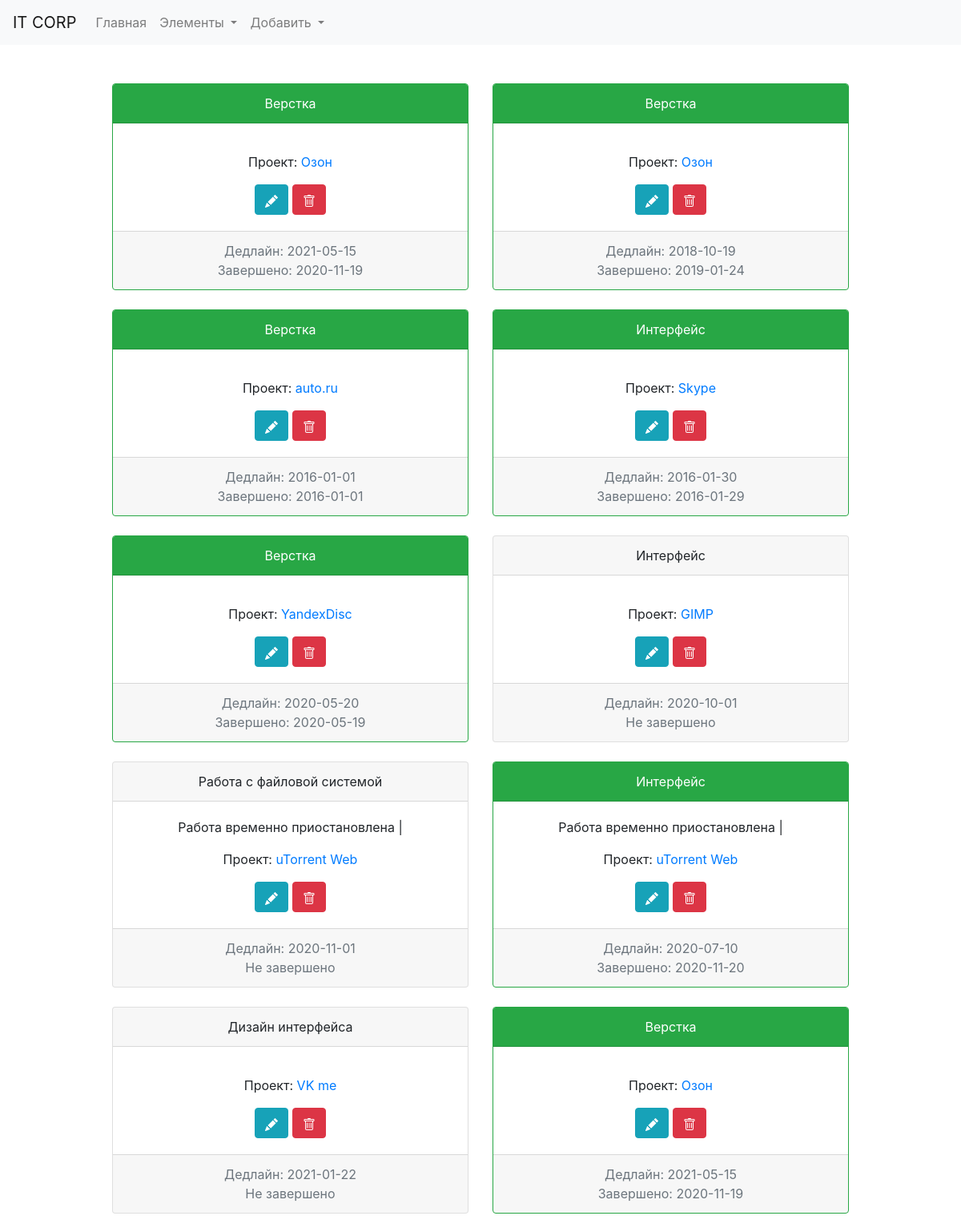
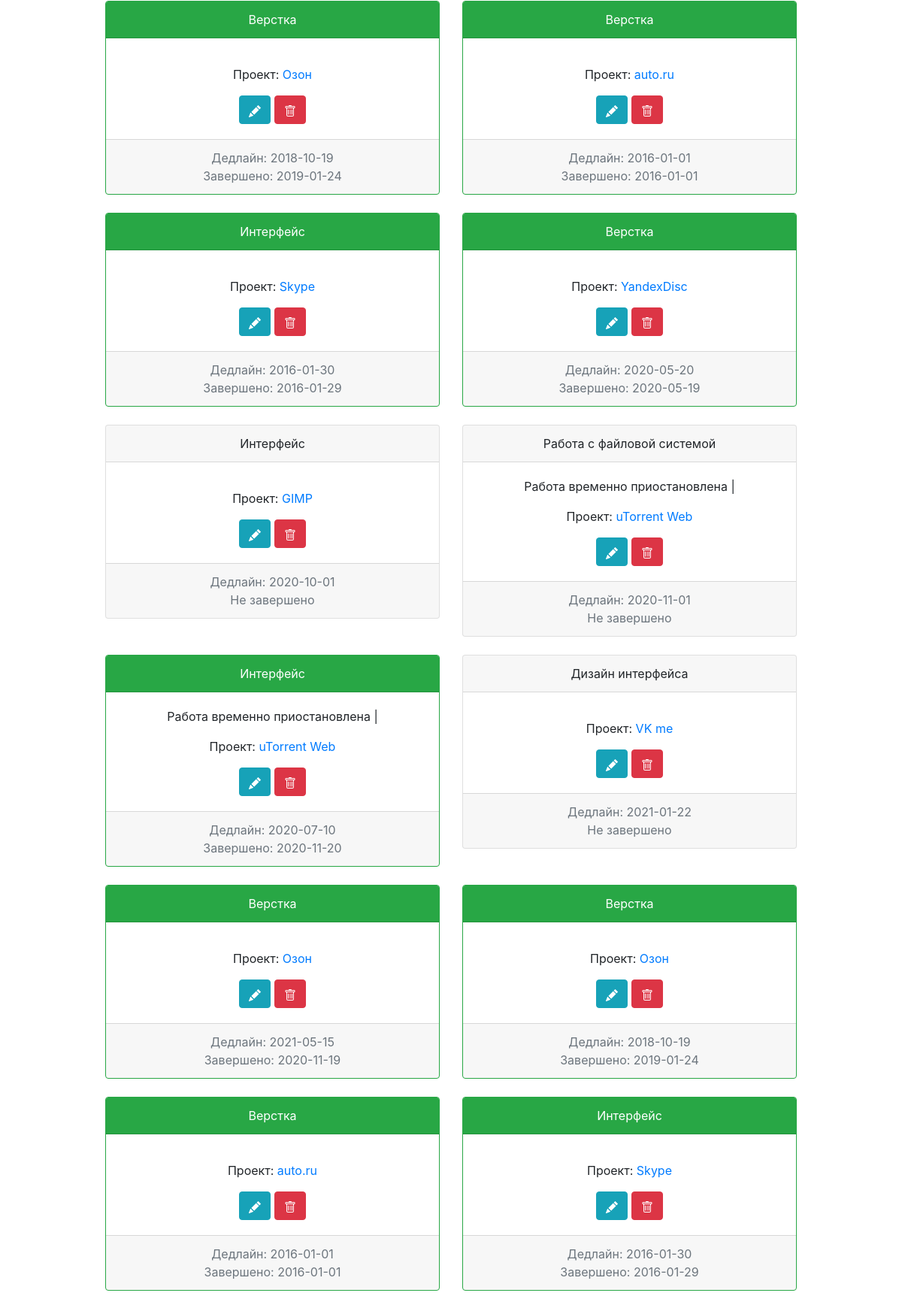
The page /tasks (upper part) on the database its author committed (2 pictures, top to bottom).
### tables this page shows
CREATE TABLE `tasks` (
  `id` int(10) UNSIGNED NOT NULL,
  `plan_finish_date` date NOT NULL,
  `real_finish_date` date DEFAULT NULL,
  `name` varchar(45) DEFAULT NULL,
  `description` text NOT NULL,
  `project_id` int(10) UNSIGNED NOT NULL
);

CREATE TABLE `projects` (
  `id` int(10) UNSIGNED NOT NULL,
  `is_by_order` tinyint(1) NOT NULL,
  `name` varchar(45) NOT NULL,
  `planned_release_date` date NOT NULL,
  `real_release_date` date DEFAULT NULL,
  `version` varchar(20) NOT NULL,
  `orders_id` int(10) UNSIGNED DEFAULT NULL,
  `categories_id` int(10) UNSIGNED NOT NULL
);

### repository/TaskRepository.php (called while the page is built, shortened)
<?php
class TaskRepository implements TaskRepositoryInterface
{
    private DB $db;
    function __construct(DB $db){
        $this->db = $db;
    }
    public function findAll(): array
    {
        $resArr = array();
        $res = $this->db->readQuery("SELECT * FROM tasks");
        foreach ($res as $row) {
            array_push($resArr,$this->fromStringArray($row));
        }
        return $resArr;
    }
    public function fromStringArray(array $res) : Task
    {
        return new Task(
            intval($res["id"]),
            new DateTime($res["plan_finish_date"]),
            is_null($res["real_finish_date"]) ? null : new DateTime($res["real_finish_date"]),
            $res["name"],
            $res["description"],
            intval($res["project_id"]),
        );
    }
}

### repository/DB.php (called while the page is built, shortened)
<?php
class DB{
  private mysqli $mysqli;
  function __construct(){
      $this->mysqli = new mysqli(
      DB_SETTINGS['host'],
      DB_SETTINGS['user'],
      DB_SETTINGS['pass'],
      DB_SETTINGS['db']);
      $this->mysqli->query("set names utf8;");
      $this->mysqli->set_charset("utf-8");
  }
  public function readQuery(string $query,?string $types = null,...$params) : array{
    $stmt = $this->mysqli->prepare($query);
    if(!is_null($types))$stmt->bind_param($types,...$params);
    $stmt->execute();
    return $stmt->get_result()->fetch_all(MYSQLI_ASSOC);
  }
}
?>

### model/Task.php (called while the page is built, shortened)
<?php
class Task
{
    private ?int $id;
    private DateTime $planFinishDate;
    private ?DateTime $realFinishDate;
    private string $name;
    private ?string $description;
    private int $projectId;
    public function __construct(?int $id,
                                DateTime $planFinishDate,
                                ?DateTime $realFinishDate,
                                string $name,
                                ?string $description,
                                int $projectId)
    {
        $this->id = $id;
        $this->planFinishDate = $planFinishDate;
        $this->realFinishDate = $realFinishDate;
        $this->name = $name;
        $this->description = $description;
        $this->projectId = $projectId;
    }
    public function getId(): ?int
    {
        return $this->id;
    }
    public function getPlanFinishDate(): DateTime
    {
        return $this->planFinishDate;
    }
    public function getRealFinishDate(): ?DateTime
    {
        return $this->realFinishDate;
    }
    public function getName(): string
    {
        return $this->name;
    }
    public function getDescription(): ?string
    {
        return $this->description;
    }
    public function getProjectId(): int
    {
        return $this->projectId;
    }
}

### repository/ProjectRepository.php (called while the page is built, shortened)
<?php
class ProjectRepository implements ProjectRepositoryInterface{
  private DB $db;
  function __construct(DB $db){
    $this->db = $db;
  }
  public function findById(int $id) : ?Project{
    $res = $this->db->readQuery("SELECT * FROM projects WHERE id = ?;","i", $id);
    return $this->fromStringArray($res[0]);
  }
  public function fromStringArray(array $res) : Project{
    return new Project(
      intval($res["id"]),
      boolval($res["is_by_order"]),
      $res["name"],
      is_null($res["planned_release_date"]) ? null : new DateTime($res["planned_release_date"]),
      is_null($res["real_release_date"]) ? null : new DateTime($res["real_release_date"]),
      $res["version"],
      intval($res["orders_id"]),
      intval($res["categories_id"])
    );
  }
}
?>

### model/Project.php (called while the page is built, shortened)
<?php
class Project{
  private string $name;
  public function getName() : string {return $this->name;}
  function __construct(?int $id,
  bool $isByOrder,
  string $name,
  DateTime $plannedReleaseDate,
  ?DateTime $realReleaseDate,
  string $version,
  ?int $ordersId,
  int $categoriesId
){
  $this->name = $name;
  }
}
?>

### view/TasksView.php (the view, shortened to what this page needs)
<?php
class TasksView implements ViewInterface
{
    private TaskRepositoryInterface $rep;
    private ProjectRepositoryInterface $projectRep;
    public function __construct(TaskRepositoryInterface $rep,ProjectRepositoryInterface $projectRep)
    {
        $this->rep = $rep;
        $this->projectRep = $projectRep;
    }
    public function render(): void
    {
        $tasks = $this->rep->findAll();
        foreach ($tasks as $i=>$task){
            if($i % 2 == 0)echo '<div class="row justify-content-center">';
            ?>
            <div class="col-md-5">
                <div class="card text-center <?php if(!is_null($task->getRealFinishDate()))echo "border-success "; ?>">
                    <div class="card-header <?php if(!is_null($task->getRealFinishDate()))echo "bg-success text-white"; ?>">
                        <?=$task->getName(); ?>
                    </div>
                    <div class="card-body">
                        <p class="card-text"><?=$task->getDescription(); ?></p>
                        <p class="card-text">Проект: <a href="/db_app/projects/edit/<?=$task->getProjectId()?>" ><?=$this->projectRep->findById($task->getProjectId())->getName() ?></a></p>
                        <a href="/db_app/tasks/edit/<?=$task->getId(); ?>" class="btn btn-info"></a>
                        <a href="/db_app/tasks/remove/<?=$task->getId()?>" class="btn btn-danger"></a>
                    </div>
                    <div class="card-footer text-muted">
                        Дедлайн: <?=$task->getPlanFinishDate()->format("Y-m-d"); ?><br>
                        <?php
                        if(!is_null($task->getRealFinishDate())){
                            echo "Завершено: ".$task->getRealFinishDate()->format("Y-m-d");
                        }else{
                            echo "Не завершено";
                        }
                        ?>
                    </div>
                </div>
            </div>
            <?php
            if($i % 2 == 1 )echo '</div><br>';
        }
    }
}

### assets/style.css (style rules this page uses)
body { overflow-x:hidden; }

### rows shown on the page
tasks: name "Верстка", project.name "Озон", format "2021-05-15", format "2020-11-19"
tasks: name "Верстка", project.categories_id "Озон", format "2018-10-19", format "2019-01-24"
tasks: name "Верстка", project.categories_id "auto.ru", format "2016-01-01"
tasks: name "Интерфейс", project.categories_id "Skype", format "2016-01-30", format "2016-01-29"
tasks: name "Верстка", project.categories_id "YandexDisc", format "2020-05-20", format "2020-05-19"
tasks: name "Интерфейс", project.categories_id "GIMP", format "2020-10-01", shows "Не завершено"
tasks: name "Работа с файловой системой", description "Работа временно приостановлена |", project.categories_id "uTorrent Web", format "2020-11-01", shows "Не завершено"
tasks: name "Интерфейс", description "Работа временно приостановлена |", project.categories_id "uTorrent Web", format "2020-07-10", format "2020-11-20"
tasks: name "Дизайн интерфейса", project.categories_id "VK me", format "2021-01-22", shows "Не завершено"
tasks: name "Верстка", project.categories_id "Озон", format "2021-05-15", format "2020-11-19"
tasks: name "Верстка", project.categories_id "Озон", format "2018-10-19", format "2019-01-24"
tasks: name "Верстка", project.categories_id "auto.ru", format "2016-01-01"
tasks: name "Интерфейс", project.categories_id "Skype", format "2016-01-30", format "2016-01-29"
tasks: name "Верстка", project.categories_id "YandexDisc", format "2020-05-20", format "2020-05-19"
tasks: name "Интерфейс", project.categories_id "GIMP", format "2020-10-01", shows "Не завершено"
tasks: name "Работа с файловой системой", description "Работа временно приостановлена |", project.categories_id "uTorrent Web", format "2020-11-01", shows "Не завершено"
tasks: name "Интерфейс", description "Работа временно приостановлена |", project.categories_id "uTorrent Web", format "2020-07-10", format "2020-11-20"
tasks: name "Дизайн интерфейса", project.categories_id "VK me", format "2021-01-22", shows "Не завершено"
tasks: name "Верстка", project.categories_id "Озон", format "2021-05-15", format "2020-11-19"
tasks: name "Верстка", project.categories_id "Озон", format "2018-10-19", format "2019-01-24"
tasks: name "Верстка", project.categories_id "auto.ru", format "2016-01-01"
tasks: name "Интерфейс", project.categories_id "Skype", format "2016-01-30", format "2016-01-29"
